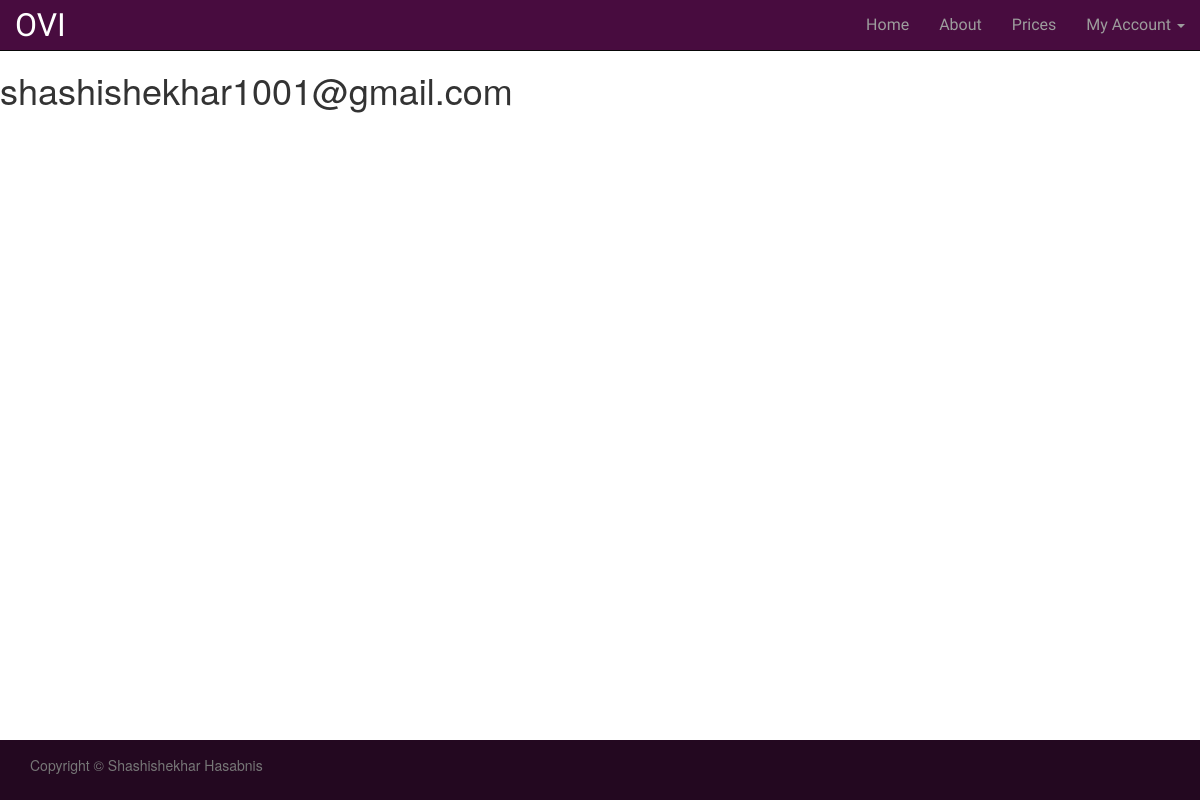
Before: /dashboard/ (signed in) with the older database file.
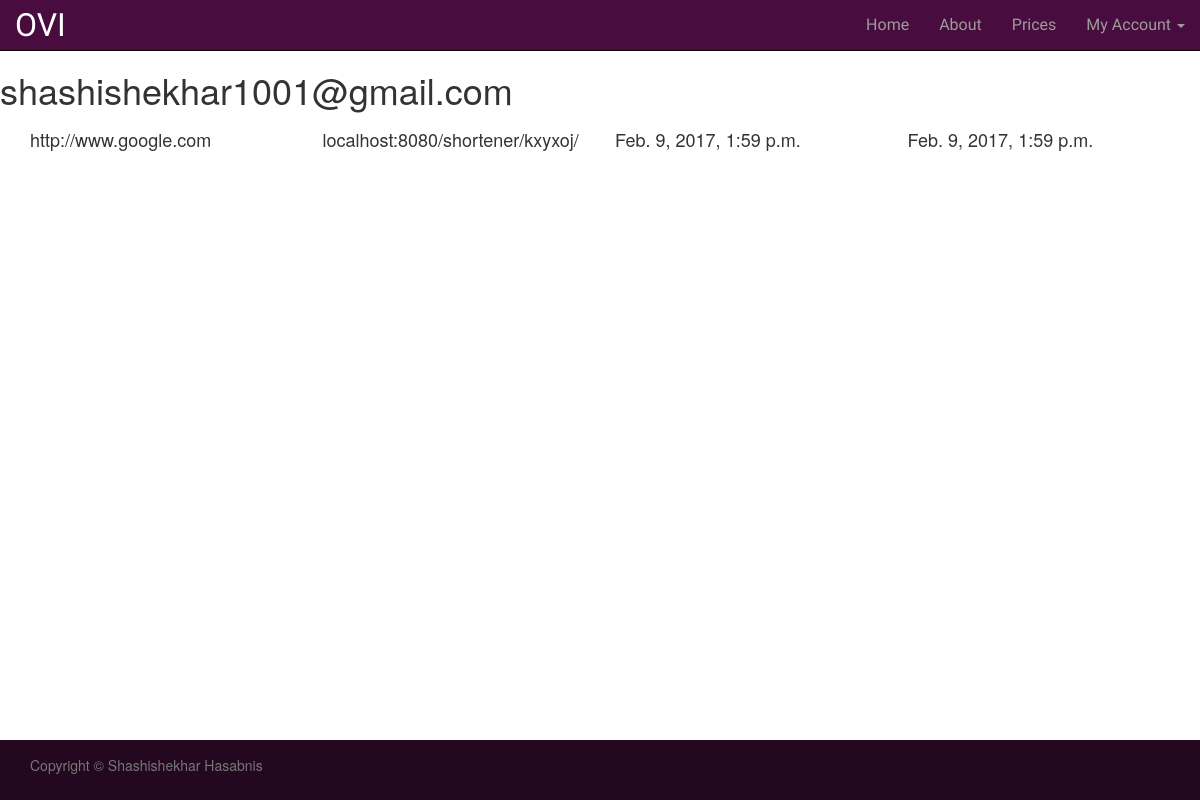
After: the same page with the newer database file.
### shortener/models.py (models this page shows, shortened)
class Customer_URL(models.Model):
    customer = models.ForeignKey(User, on_delete=models.CASCADE)
    paid_url = models.ForeignKey(Shortener_URL, on_delete=models.CASCADE)
    created = models.DateTimeField(auto_now_add=True, blank=True)

class Shortener_URL(models.Model):
    url = models.CharField(max_length=220, validators=[validate_url])
    shortcode = models.CharField(max_length=22, unique=True, blank=True)
    updated = models.DateTimeField(auto_now=True)  #Everytime the model was saved
    timestamp= models.DateTimeField(auto_now_add=True) #Everytime the model was created
    active = models.BooleanField(default=False)
    objects = Shortener_URLManager()
    def get_short_url(self):
        urlpath = reverse("scode", kwargs={"shortcode":self.shortcode})
        return "localhost:8080" + urlpath
    def __str__(self):
        return str(self.url)

### shortener/views.py (the view)
# urls.py: url(r'^dashboard/$', dashboard),
@login_required
def dashboard(request):
    qs = Customer_URL.objects.filter(customer=request.user)
    return render(request, "dashboard.html", {"qs":qs})

### templates/dashboard.html
{% extends 'base.html' %}
{% block content %}
    <h1> {{ request.user.email }} </h1>
    {% for q in qs %}
    <div class="container">
        <div class="row">
            <div class="col-lg-3">
                <h4>{{ q.paid_url }}</h4>
            </div>
            <div class="col-lg-3">
                <h4>{{ q.paid_url.get_short_url }}</h4>
            </div>
            <div class="col-lg-3">
                <h4>{{ q.created }}</h4>
            </div>
            <div class="col-lg-3">
                <h4>{{ q.created }}</h4>
            </div>
        </div>
    </div>
    {% endfor %}
{% endblock %}

### templates/base.html (shortened to what this page needs)
{% load staticfiles %}
<!DOCTYPE html>
<html lang="en">
    <head>
        <link href="{% static 'css/style.css' %}" rel="stylesheet">
        <link href="{% static 'css/font-awesome.min.css' %}" rel="stylesheet">
        <link href="{% static 'css/ie10-viewport-bug-workaround.css' %}" rel="stylesheet">
        <link href="{% static 'css/bootstrap.min.css' %}" rel="stylesheet">
        <link href="{% static 'css/starter-template.css' %}" rel="stylesheet">
    </head>
    <body>
              <nav class="navbar navbar-inverse navbar-fixed-top custom-nav">
                <div class="container-fluid">
                  <div class="navbar-header">
                    <a class="navbar-brand">OVI</a>
                  </div>
                  <div class="collapse navbar-collapse" id="bs-example-navbar-collapse-1">
                    <ul class="nav navbar-nav navbar-right">
                      <li><a href="/">Home</a></li>
                      <li><a href="#">About</a></li>
                      <li><a href="#">Prices</a></li>
                      {% if request.user.is_authenticated %}
                      <li class="dropdown">
                      <a href="#" class="dropdown-toggle" data-toggle="dropdown" role="button" aria-haspopup="true" aria-expanded="false">My Account <span class="caret"></span></a>
                      </li>
	                    {% else %}
                      <li><a href="/accounts/login/">Login</a></li>
                      <li><a href="/accounts/signup/">Signup</a></li>
	                    {% endif %}
                    </ul>
                  </div>
                </div>
              </nav>
        {% block content %}
        {% endblock %}
        <footer class="footer">
          <div class="container">
            <p class="text-muted"><span class="copyright">Copyright © </span>Shashishekhar Hasabnis</p>
          </div>
        </footer>
    </body>

### static/our_static/css/style.css (style rules this page uses)
.custom-nav { background-color: #480c3f !important; }
.navbar-inverse .navbar-brand { color: white !important; font-family: 'Orbitron', sans-serif; font-size: xx-large; }
.navbar-right { font-family: 'Righteous', cursive; font-size: medium; }
li > a { text-align: center; }
.footer { position: absolute; bottom: 0; width: 100% !important; height: 60px; background-color: #230820 !important; margin-bottom: 0px !important; }

### static/our_static/css/starter-template.css (style rules this page uses)
body { padding-top: 50px; }
.footer { position: absolute; width: 100%; background-color:black; color:white; padding:15px; margin-bottom:-40px; }

Changed rows visible on the page:
added Customer_URL: paid_url "http://www.google.com", paid_url.get_short_url "localhost:8080/shortener/kxyxoj/", created "Feb. 9, 2017, 1:59 p.m."
